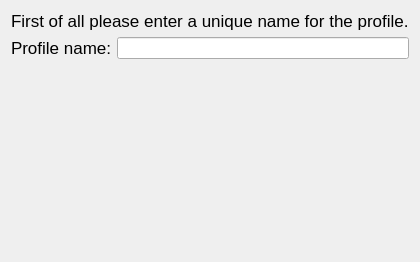
     <widget class="QWidget" name="wizardPage_2">
      <layout class="QGridLayout" name="gridLayout_3">
       <item row="2" column="1">
        <spacer name="verticalSpacer">
         <property name="orientation">
          <enum>Qt::Orientation::Vertical</enum>
         </property>
         <property name="sizeHint" stdset="0">
          <size>
           <width>20</width>
           <height>192</height>
          </size>
         </property>
        </spacer>
       </item>
       <item row="1" column="0">
        <widget class="QLabel" name="profileNameLabel">
         <property name="maximumSize">
          <size>
           <width>100</width>
           <height>16777215</height>
          </size>
         </property>
         <property name="font">
          <font>
           <pointsize>13</pointsize>
          </font>
         </property>
         <property name="text">
          <string>Profile name:</string>
         </property>
        </widget>
       </item>
       <item row="0" column="0" colspan="3">
        <widget class="QLabel" name="descriptionsLabel">
         <property name="font">
          <font>
           <pointsize>13</pointsize>
           <italic>false</italic>
           <bold>false</bold>
          </font>
         </property>
         <property name="text">
          <string>First of all please enter a unique name for the profile.</string>
         </property>
        </widget>
       </item>
       <item row="1" column="1" colspan="2">
        <widget class="QLineEdit" name="profileNameLineEdit"/>
       </item>
      </layout>
     </widget>
